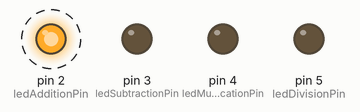
Recording of a sketch running on a simulated Arduino Uno, built with avr-gcc and run on an emulated ATmega328P. Parts: output pins drawn as LEDs (lit = HIGH). Dashed ring = blinking.

Above: at 0.15 s.
Timing chart, 0 to 3.0 s (numbered marks = the images above):
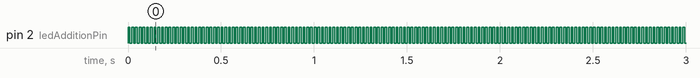

The sketch:

Addition.ino
```cpp
int ledAdditionPin = 2;
int ledSubtractionPin = 3;
int ledMultiplicationPin = 4;
int ledDivisionPin = 5;
int value = 0;

void setup() {
  pinMode(ledAdditionPin, OUTPUT);
  pinMode(ledSubtractionPin, OUTPUT);
  pinMode(ledMultiplicationPin, OUTPUT);
  pinMode(ledDivisionPin, OUTPUT);
}

void loop() {
  value = value + 1;
  digitalWrite(ledAdditionPin, HIGH);
  delay(10);
  digitalWrite(ledAdditionPin, LOW);
  delay(10);
}
```

Measured:
- by itself, pin 2 (ledAdditionPin): alternates HIGH for 0.01 s and LOW for 0.01 s
